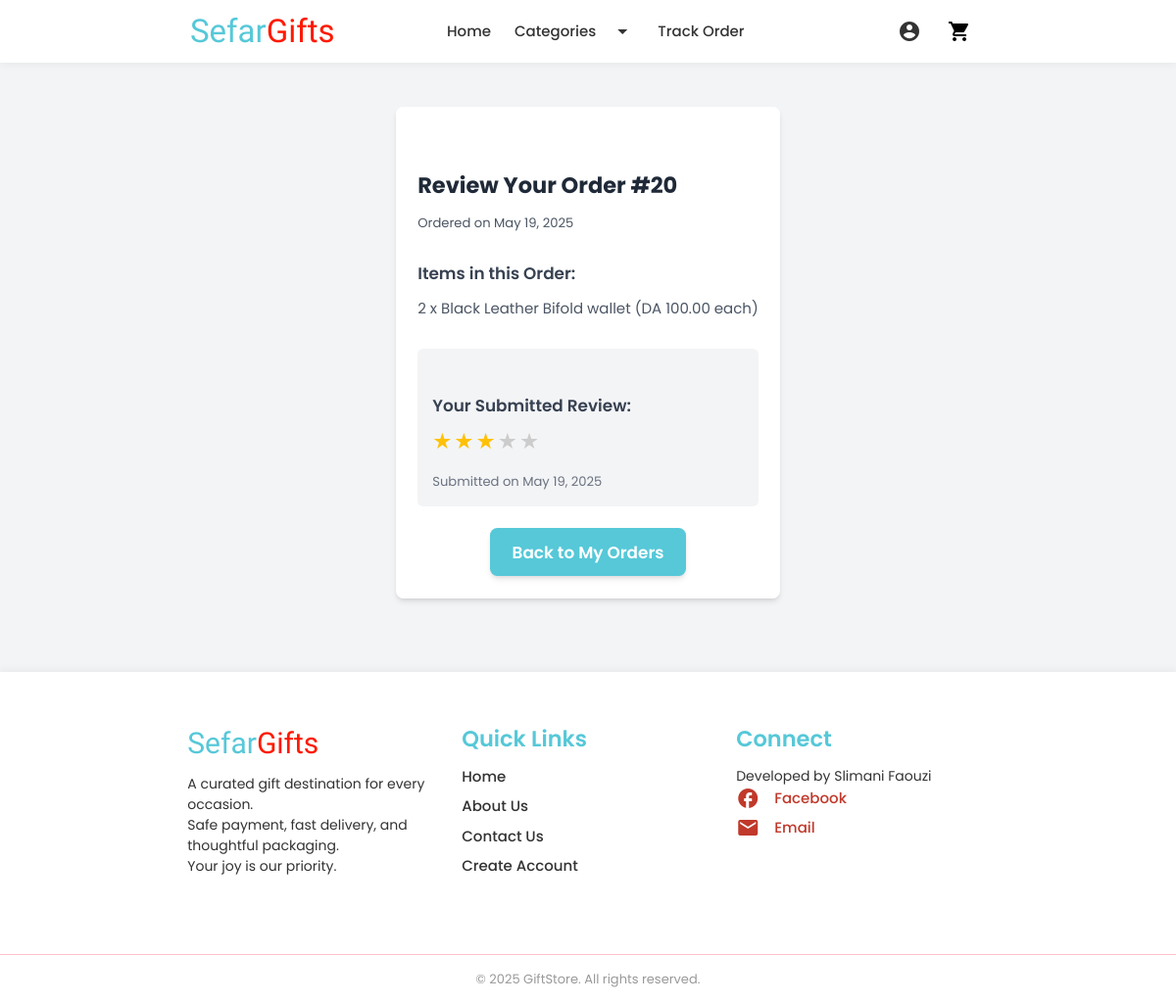
Page /review.php?order_id=20 (signed in) on the committed database.
### tables this page shows
CREATE TABLE IF NOT EXISTS `orders` (
  `id` int NOT NULL AUTO_INCREMENT,
  `user_name` varchar(100) DEFAULT NULL,
  `email` varchar(150) DEFAULT NULL,
  `address` text,
  `total_price` decimal(10,2) DEFAULT NULL,
  `order_status` enum('processing','validated','completed','cancelled','returned') DEFAULT 'processing',
  `created_at` timestamp NULL DEFAULT CURRENT_TIMESTAMP,
  `phone` varchar(20) DEFAULT NULL,
  `user_id` int DEFAULT NULL,
  PRIMARY KEY (`id`),
  KEY `user_id` (`user_id`)
);

CREATE TABLE IF NOT EXISTS `order_items` (
  `id` int NOT NULL AUTO_INCREMENT,
  `order_id` int NOT NULL,
  `product_id` int NOT NULL,
  `quantity` int NOT NULL DEFAULT '1',
  `unit_price` decimal(10,2) NOT NULL,
  `product_name` varchar(255) DEFAULT NULL,
  PRIMARY KEY (`id`),
  KEY `order_id` (`order_id`),
  KEY `product_id` (`product_id`)
);

CREATE TABLE IF NOT EXISTS `reviews` (
  `id` int NOT NULL AUTO_INCREMENT,
  `user_id` int NOT NULL,
  `order_id` int NOT NULL,
  `rating` int DEFAULT NULL,
  `comment` text,
  `created_at` timestamp NULL DEFAULT CURRENT_TIMESTAMP,
  PRIMARY KEY (`id`),
  UNIQUE KEY `uk_user_order_review` (`user_id`,`order_id`),
  KEY `idx_order_id` (`order_id`),
  KEY `idx_user_id` (`user_id`)
);

### review.php (the view, shortened to what this page needs)
<?php
$db = new mysqli("localhost", "root", "", "giftstore");
$db->set_charset("utf8mb4");
$user_id = $_SESSION["id"] ?? null;
$order_id = $_GET['order_id'] ?? null;
$order_details = null;
$order_items = [];
$existing_review = null;
$error_message = '';
if ($order_id) {
    $stmt_order = $db->prepare("SELECT id, created_at, total_price, order_status FROM orders WHERE id = ? AND user_id = ?");
    if (!$stmt_order) {
        error_log("Review Page Error: Fetch order prepare failed: " . $db->error);
        $error_message = "An error occurred fetching order details.";
    } else {
        $stmt_order->bind_param("ii", $order_id, $user_id);
        $stmt_order->execute();
        $result_order = $stmt_order->get_result();
        if ($result_order->num_rows > 0) {
            $order_details = $result_order->fetch_assoc();
            if (strtolower($order_details['order_status']) !== 'completed') {
                $error_message = "This order is not yet completed and cannot be reviewed.";
                $order_details = null;
                 error_log("Review Page Error: Attempted to review non-completed order ID: $order_id for user ID: $user_id");
            } else {
                $stmt_items = $db->prepare("SELECT product_name, quantity, unit_price FROM order_items WHERE order_id = ?");
                 if (!$stmt_items) {
                     error_log("Review Page Error: Fetch order items prepare failed: " . $db->error);
                     $error_message = "An error occurred fetching order items.";
                 } else {
                    $stmt_items->bind_param("i", $order_id);
                    $stmt_items->execute();
                    $order_items = $stmt_items->get_result()->fetch_all(MYSQLI_ASSOC);
                 }
                $stmt_existing_review = $db->prepare("SELECT rating, comment, created_at FROM reviews WHERE user_id = ? AND order_id = ?");
                 if (!$stmt_existing_review) {
                     error_log("Review Page Error: Check existing review prepare failed: " . $db->error);
                 } else {
                    $stmt_existing_review->bind_param("ii", $user_id, $order_id);
                    $stmt_existing_review->execute();
                    $result_existing_review = $stmt_existing_review->get_result();
                    if ($result_existing_review->num_rows > 0) {
                        $existing_review = $result_existing_review->fetch_assoc();
                    }
                 }
            }
        } else {
            $error_message = "Order not found or does not belong to you.";
             error_log("Review Page Error: Order ID ($order_id) not found or user mismatch for user ID: $user_id");
        }
    }
} else {
    $error_message = "No order specified for review.";
     error_log("Review Page Error: No order_id provided for user ID: " . ($user_id ?? 'NULL'));
}
?>
<!DOCTYPE html>
<html lang="en">
<head>
    <script src="https://cdn.tailwindcss.com"></script>
</head>
<body class="bg-gray-100 antialiased">
    <?php include("navbar.php"); ?>
    <div class="max-w-3xl mx-auto px-4 py-12">
        <?php if ($order_details && empty($error_message)):  ?>
            <div class="bg-white p-6 rounded-lg shadow-md mb-8">
                <h1 class="text-2xl font-bold text-gray-800 mb-4">Review Your Order #<?= htmlspecialchars($order_details['id']) ?></h1>
                <p class="text-gray-600 text-sm mb-6">Ordered on <?= date('F j, Y', strtotime($order_details['created_at'])) ?></p>
                <h3 class="text-lg font-semibold text-gray-700 mb-3">Items in this Order:</h3>
                <ul class="list-disc list-inside space-y-1 text-gray-600 mb-6">
                    <?php if (!empty($order_items)): ?>
                        <?php foreach ($order_items as $item): ?>
                            <li><?= htmlspecialchars($item['quantity']) ?> x <?= htmlspecialchars($item['product_name']) ?> (DA <?= number_format($item['unit_price'], 2) ?> each)</li>
                        <?php endforeach; ?>
                    <?php else: ?>
                        <li>Could not load order items.</li>
                    <?php endif; ?>
                </ul>
                <?php if ($existing_review): ?>
                    <div class="mt-8 p-4 bg-gray-100 rounded-md">
                        <h3 class="text-lg font-semibold text-gray-700 mb-2">Your Submitted Review:</h3>
                        <div class="static-rating mb-2">
                            <?php
                            $filled_stars = $existing_review['rating'];
                            $empty_stars = 5 - $filled_stars;
                            echo str_repeat('★', $filled_stars);
                            echo str_repeat('<span class="empty-star">★</span>', $empty_stars);
                            ?>
                        </div>
                         <p class="text-sm text-gray-500 mt-2">Submitted on <?= date('F j, Y', strtotime($existing_review['created_at'])) ?></p>
                    </div>
                     <div class="mt-6 text-center">
                         <a href="my_account.php#orders" class="inline-block bg-turquoise-primary hover:bg-cyan-700 text-white px-6 py-3 rounded-lg text-lg font-semibold transition-colors shadow-md">
                            Back to My Orders
                        </a>
                     </div>
                <?php endif; ?>
            </div>
        <?php endif; ?>
    </div>
    <?php include("footer.php"); ?>
</body>
</html>

### review.php (style rules this page uses)
body { font-family: 'Poppins', sans-serif; background-color: #f3f4f6; }
.bg-turquoise-primary { background-color: #56c8d8; }
.static-rating { display: inline-block; font-size: 1.5rem; color: #ffc107; letter-spacing: 2px; }
.static-rating .empty-star { color: #ccc; }

### navbar.php (style rules this page uses)
body { font-family: 'Poppins', sans-serif; background: #f9f9f9; }

### footer.php (style rules this page uses)
html, body { height: 100%; display: flex; flex-direction: column; margin: 0; }

### rows in the picture
orders: id "20", created_at "May 19, 2025"
order_items: quantity "2", product_name "Black Leather Bifold wallet", unit_price "100.00"
reviews: rating "★★★", rating "★ ★", created_at "May 19, 2025"
